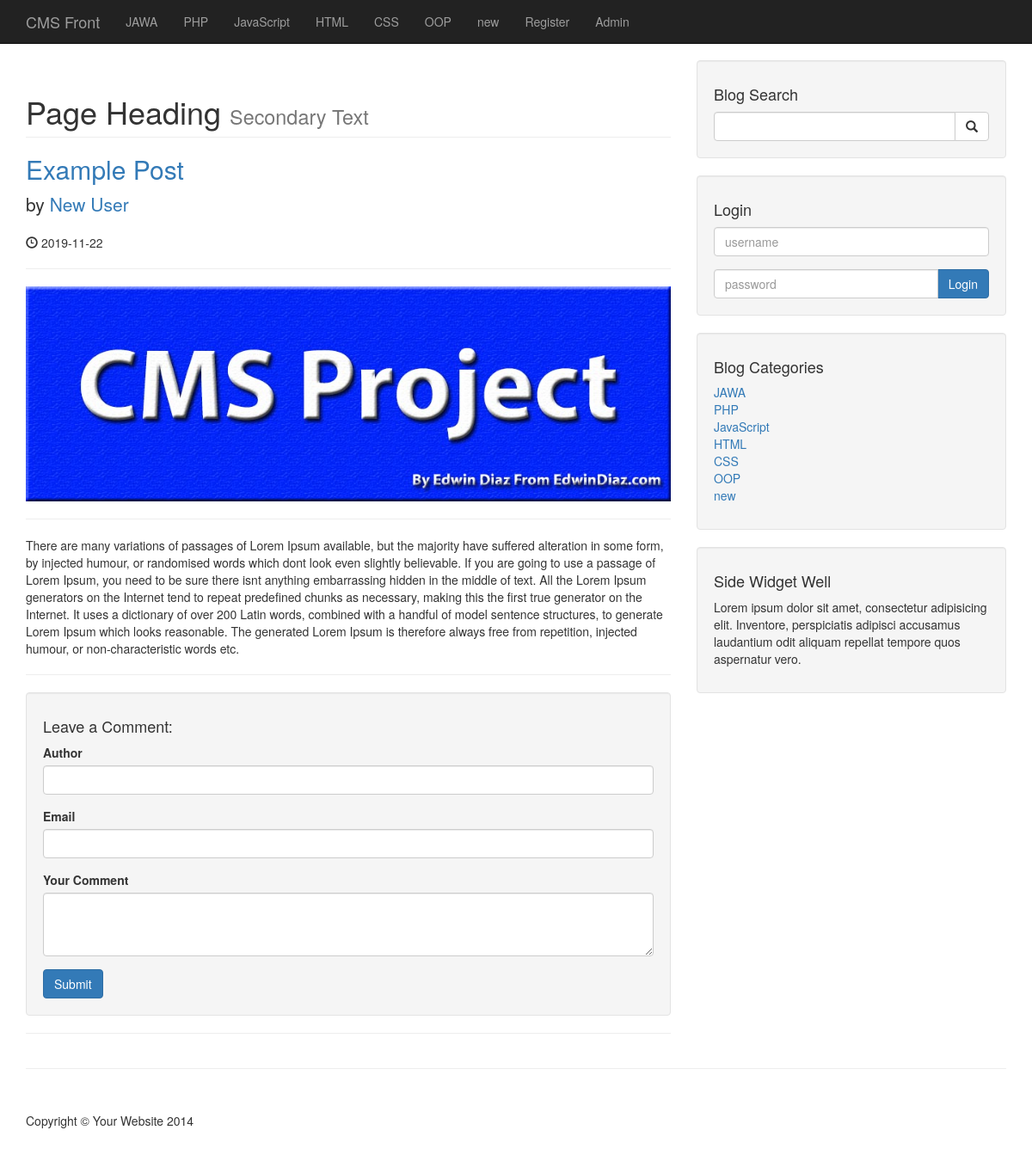
The app's page /post.php?post_id=10 with its own data.
### tables this page shows
CREATE TABLE `category` (
  `cat_id` int(3) NOT NULL,
  `cat_title` varchar(255) NOT NULL
);

CREATE TABLE `posts` (
  `post_id` int(11) NOT NULL,
  `post_cat_id` int(3) NOT NULL,
  `post_title` varchar(255) NOT NULL,
  `post_author` varchar(255) NOT NULL,
  `post_date` date NOT NULL,
  `post_image` text NOT NULL,
  `post_content` text NOT NULL,
  `post_tags` varchar(255) NOT NULL,
  `post_comment_count` int(11) NOT NULL,
  `post_status` varchar(255) NOT NULL DEFAULT 'draft',
  `post_views_count` int(11) NOT NULL
);

### post.php (the view, shortened to what this page needs)
<?php  include_once('includes/connection.php');  ?>
<!DOCTYPE html>
<html lang="en">
<head>
    <link href="css/bootstrap.min.css" rel="stylesheet">
    <link href="css/blog-home.css" rel="stylesheet">
</head>
<body>
    <?php include('includes/navigation.php'); ?>
    <div class="container">
        <div class="row">
          <div class="col-md-8">
            <?php
              if (isset($_GET['post_id'])) {
                $post_id = $_GET['post_id'];
              }
              $view_count_query = "UPDATE posts SET post_views_count=post_views_count + 1 WHERE post_id={$post_id}";
              mysqli_query($connection, $view_count_query);
              $query = "SELECT * FROM posts WHERE post_id=$post_id";
              $fecth_all_posts = mysqli_query($connection,$query);
              while ($row = mysqli_fetch_assoc($fecth_all_posts)) {
                $post_id  = $row['post_id'];
                $title  = $row['post_title'];
                $author = $row['post_author'];
                $date   = $row['post_date'];
                $image  = $row['post_image'];
                $content = $row['post_content'];
              ?>
                  <h1 class="page-header">
                      Page Heading
                      <small>Secondary Text</small>
                  </h1>
                  <h2>
                      <a href="post.php?post_id=<?php echo $post_id; ?>"><?php echo $title; ?></a>
                  </h2>
                  <p class="lead">
                      by <a href="index.php"><?php echo $author; ?></a>
                  </p>
                  <p><span class="glyphicon glyphicon-time"></span> <?php echo $date; ?></p>
                  <hr>
                  <img class="img-responsive" src="images/<?php  echo $image; ?>" alt="">
                  <hr>
                  <p><?php echo $content; ?></p>
                  <hr>
              <?php }
             ?>
             <div class="well">
                 <h4>Leave a Comment:</h4>
                 <form action="" method="post" role="form">
                   <div class="form-group">
                     <label for="comment_author">Author</label>
                     <input class="form-control" type="text" name="comment_author" value="">
                   </div>
                   <div class="form-group">
                     <label for="comment_email">Email</label>
                     <input class="form-control" type="text" name="comment_email" value="">
                   </div>
                     <div class="form-group">
                       <label for="comment_content">Your Comment</label>
                         <textarea class="form-control" rows="3" name="comment_content"></textarea>
                     </div>
                     <button type="submit" class="btn btn-primary" name="create_comment">Submit</button>
                 </form>
             </div>
             <hr>
            </div>
            <?php include('includes/sidebar.php'); ?>
        </div>
        <hr>
        <?php  include('includes/footer.php');  ?>
    </div>
</body>
</html>

### includes/navigation.php (shortened to what this page needs)
<?php include_once('connection.php');
 ?>
<nav class="navbar navbar-inverse navbar-fixed-top" role="navigation">
    <div class="container">
        <div class="navbar-header">
            <a class="navbar-brand" href="./index.php">CMS Front</a>
        </div>
        <div class="collapse navbar-collapse" id="bs-example-navbar-collapse-1">
            <ul class="nav navbar-nav">
              <?php
                $query = "SELECT * FROM category";
                $fetch_all_categories = mysqli_query($connection,$query);
                while ($row = mysqli_fetch_assoc($fetch_all_categories)) {
                  $cat_id = $row['cat_id'];
                  $category_class = '';
                  $register_class = '';
                  echo "<li class='".$category_class."'>
                      <a href='category.php?category_id=$cat_id'>{$row['cat_title']}</a>
                  </li>";
                }
               ?>
               <li class="<?php echo $register_class; ?>">
                   <a href='registration.php' target="_blank">Register</a>
               </li>
               <li>
                   <a href='admin' target="_blank">Admin</a>
               </li>
            </ul>
        </div>
    </div>
</nav>

### includes/sidebar.php
<div class="col-md-4">
    <div class="well">
        <h4>Blog Search</h4>
        <form class="" action="search.php" method="post">
          <div class="input-group">
              <input type="text" class="form-control" name="search">
              <span class="input-group-btn">
                  <button class="btn btn-default" type="submit" name="search_btn">
                      <span class="glyphicon glyphicon-search"></span>
              </button>
              </span>
          </div>
        </form>
    </div>
        <div class="well">
          <?php if(isset($_SESSION['user_role'])):
            echo "<h4>Loged In</h4> ";
            echo "Welcome <strong>".$_SESSION['username']."</strong><br>";
           ?>
           <a class="btn btn-primary" href="admin/includes/logout.php">Logout</a>
         <?php else:  ?>
            <h4>Login</h4>
            <form class="" action="includes/login.php" method="post">
              <div class="form-group">
                  <input type="text" class="form-control" name="login_username" placeholder="username">
              </div>
              <div class="input-group">
                  <input type="password" class="form-control" name="login_password" placeholder="password">
                  <span class="input-group-btn">
                      <button class="btn btn-primary" type="submit" name="login_btn">Login
                  </button>
                  </span>
              </div>
            </form>
          <?php endif; ?>
</div>
    <div class="well">
        <h4>Blog Categories</h4>
        <div class="row">
            <div class="col-lg-12">
                <ul class="list-unstyled">
              <?php
                $query = "SELECT * FROM category";
                $run = mysqli_query($connection,$query);
                while ($row = mysqli_fetch_assoc($run)) {
                    $cat_id = $row['cat_id'];
                    echo "<li><a href='category.php?category_id=$cat_id'>{$row['cat_title']}</a>";
                }
               ?>
                 </ul>
            </div>
        </div>
    </div>
    <?php include('includes/widget.php'); ?>
</div>

### css/blog-home.css (style rules this page uses)
body { padding-top: 70px; }

### records on screen
category: cat_title "JAWA"
category: cat_title "PHP"
category: cat_title "JavaScript"
category: cat_title "HTML"
category: cat_title "CSS"
category: cat_title "OOP"
category: cat_title "new"
posts: post_title "Example Post", post_author "New User", post_date "2019-11-22", post_image (picture), post_content "There are many variations of passages of Lorem Ipsum available, but the majority have suffered alteration in some form, by injected humour, or randomised words which dont look even slightly believable. If you are going to use a passage of Lorem Ipsum, you need to be sure there isnt anything embarrassing hidden in the middle of text. All the Lorem Ipsum generators on the Internet tend to repeat predefined chunks as necessary, making this the first true generator on the Internet. It uses a dictionary of over 200 Latin words, combined with a handful of model sentence structures, to generate Lorem Ipsum which looks reasonable. The generated Lorem Ipsum is therefore always free from repetition,…"
